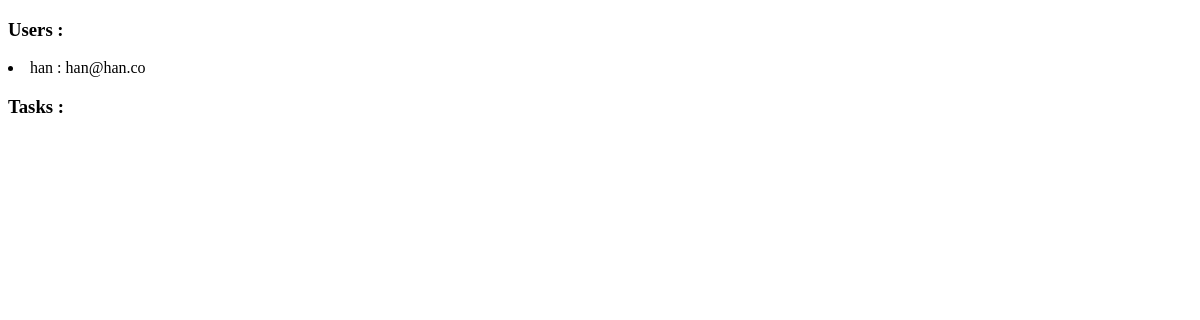
The page /task/ on the database as committed earlier.
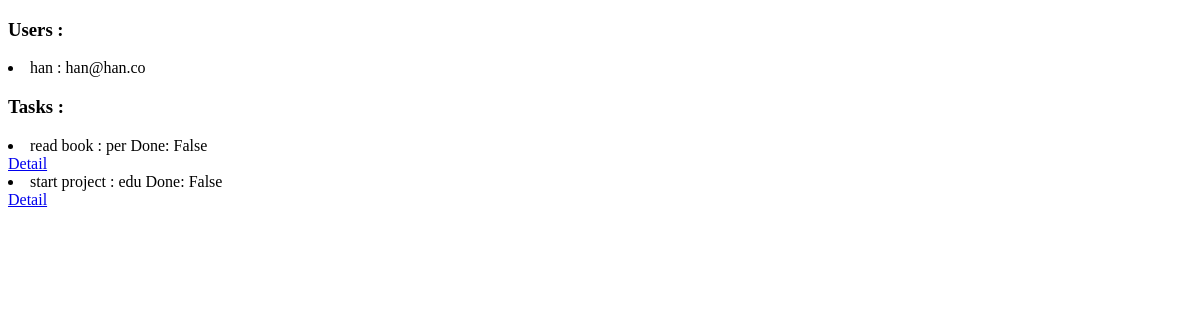
The same page on the database as committed later.
### users/models.py (models this page shows, shortened)
class User(models.Model):
    username = models.CharField(max_length=100, unique=True, primary_key=True)
    email = models.EmailField()
    profile_image = models.ImageField(upload_to='images', default='Screenshot_from_2023-01-07_20-45-18.png')
    class Meta:
        ordering = ['username']

### task/models.py (models this page shows, shortened)
class Task(models.Model):
    task_types = [
        ('edu', 'education'),
        ('job', 'job'),
        ('per', 'personal'),
        ('fam', 'family')
    ]
    user = models.ForeignKey(User, on_delete=models.CASCADE)
    task_type = models.CharField(max_length=3, choices=task_types, default='per')
    title = models.CharField(max_length=120, null=True)
    done = models.BooleanField(default=False)
    slug = models.SlugField(max_length=20, null=True, blank=True)

### task/views.py (the view)
# urls.py: path('', views.all_users, name='all'),
def all_users(request):
    users = User.objects.all()
    tasks = Task.objects.all()
    context = {
        'users': users,
        'tasks': tasks
    }
    return render(request, 'index.html', context)

### templates/index.html (shortened to what this page needs)
<!DOCTYPE html>
<html lang="en">
<head>
</head>
<body>
<h3>Users :</h3>
{%  for u in users %}
    <li>{{ u.username }} : {{ u.email }}</li>
{% endfor %}
<h3>Tasks :</h3>
{%  for t in tasks %}
    <li>{{ t.title }} : {{ t.task_type }} Done:  {{ t.done }}</li>
    <a href="{% url 'task:task_detail' t.id %}"> Detail</a>
{% endfor %}
</body>
</html>

Rows that differ between the two databases and show on the page:
added Task: title "read book", task_type "per", done "False"
added Task: title "start project", task_type "edu", done "False"
